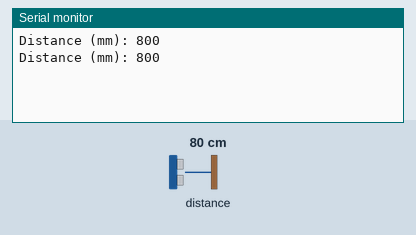
The sketch below on a simulated Arduino Uno, built with avr-gcc and run on an emulated ATmega328P. On the bench: the last lines printed to the serial monitor. The inputs (shaded band) are chosen by the test bench; at power-on: distance to the obstacle 80 cm.

Above: at 1.8 s.
1.9 s: distance to the obstacle set to 250 cm
At 2.9 s:
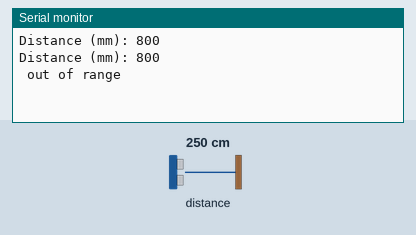
4.6 s: distance to the obstacle set to 2 cm
At 5.5 s:
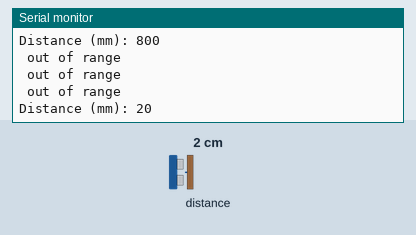

Measured:
- after the input at 1.9 s, the serial monitor: prints a new line after 0.20 s (image 1)
- after the input at 4.6 s, the serial monitor: prints a new line after 0.60 s (image 2)

The sketch:

vl53l0x_first_test.ino
```cpp
#include "Adafruit_VL53L0X.h"

Adafruit_VL53L0X lox = Adafruit_VL53L0X();

void setup() {
  Serial.begin(115200);
  lox.begin();
/*
  // wait until serial port opens for native USB devices
  while (! Serial) {
    delay(1);
  }

  Serial.println("Adafruit VL53L0X test");
  if (!lox.begin()) {
    Serial.println(F("Failed to boot VL53L0X"));
    while(1);
  }*/
  // power
 // Serial.println(F("VL53L0X API Simple Ranging example\n\n"));
}


void loop() {
  VL53L0X_RangingMeasurementData_t measure;

 // Serial.print("Reading a measurement... ");
  lox.rangingTest(&measure, false); // pass in 'true' to get debug data printout!

  if (measure.RangeStatus != 4) {  // phase failures have incorrect data
    Serial.print("Distance (mm): "); Serial.println(measure.RangeMilliMeter);
  } else {
    Serial.println(" out of range ");
  }

  delay(1000);
}
```
